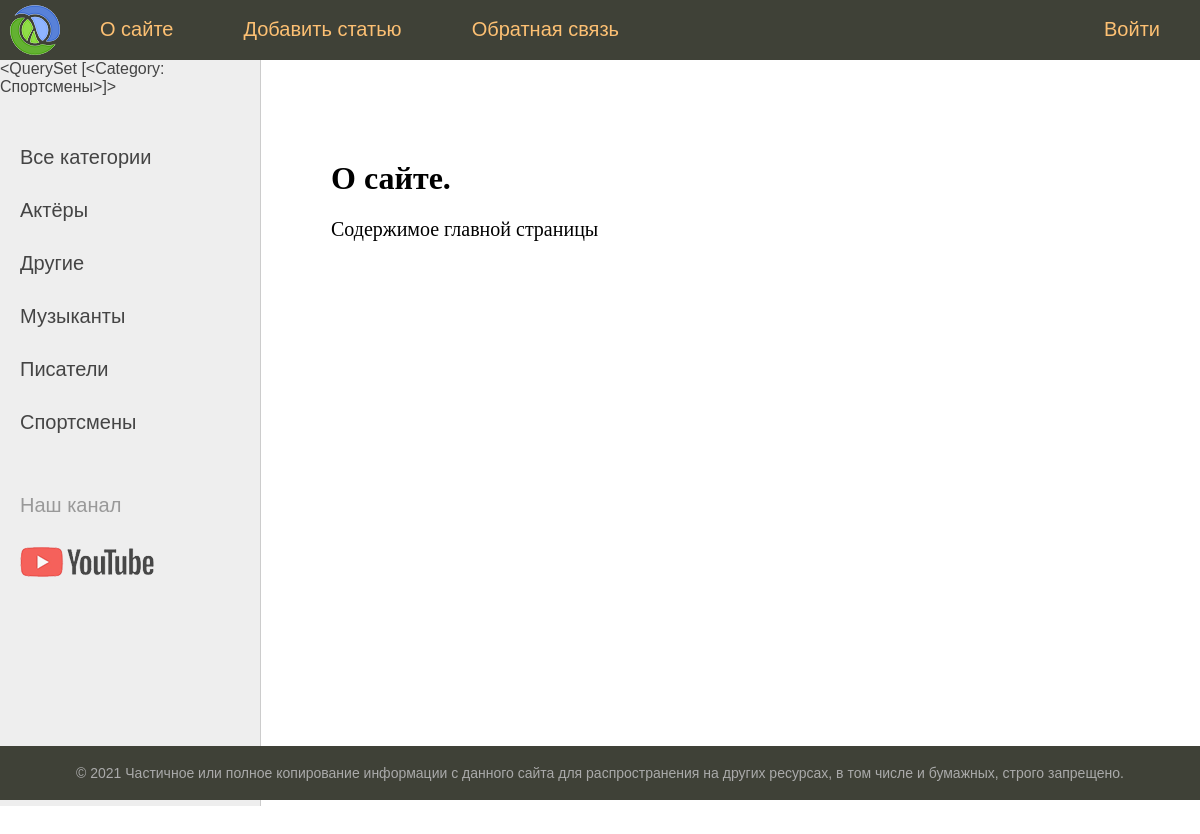
The page /about/ on the database its author committed.
### greats/models.py (models this page shows)
class Category(models.Model):
    name = models.CharField(max_length=100, db_index=True, verbose_name="Категория")
    slug = models.SlugField(max_length=255,unique=True, db_index=True, verbose_name="URL" )
    def get_absolute_url(self):
        return reverse('category', kwargs={'cat_slug':self.slug})
    class Meta:
        verbose_name="Категория"
        verbose_name_plural='Категории'
        ordering=['id']
    def __str__(self):
        return self.name

### greats/views.py (the view)
# urls.py: path('about/', about, name='about'),
def about(request):
    return render(request, 'greats/about.html', {'menu':menu,'title':'О сайте.'})

### greats/templatetags/great_tags.py (called while the page is built)
@register.simple_tag(name='getcats')
def get_categories(filter=None):
    if not filter:
        return Category.objects.all()
    else:
        return Category.objects.filter(pk=filter)

@register.inclusion_tag('greats/list_categories.html')
def show_categories(sort=None, cat_selected=0):
    if not sort:
        cats= Category.objects.all()
    else:
        cats = Category.objects.order_by(sort)
    return {"cats":cats,'cat_selected':cat_selected}

### greats/templates/greats/about.html
{% extends 'greats/base.html' %}
{% block content %}
<h1>{{title}}</h1>
<p>Содержимое главной страницы</p>
{% endblock %}

### greats/templates/greats/base.html (shortened to what this page needs)
{% load static %}
{% load great_tags %}
<!DOCTYPE html>
<html>
<head>
	<link type="text/css" href="{% static 'greats/css/style.css' %}" rel="stylesheet" />
</head>
<body>
<table class="table-page" border=0 cellpadding="0" cellspacing="0">
<tr><td valign=top>
{% block mainmenu %}
		<div class="header">
			<ul id="mainmenu" class="mainmenu">
			<li class="logo"><a href="{% url 'home' %}"><div class="logo"></div></a></li>
{% for m in menu %}
	{% if not forloop.last %}
			<li><a href="{% url m.url_name %}">{{m.title}}</a></li>
	{% else %}
			<li class="last"><a href="{% url m.url_name %}">{{m.title}}</a></li>
	{% endif %}
{% endfor %}
			</ul>
		</div>
{% endblock mainmenu %}
<table class="table-content" border=0 cellpadding="0" cellspacing="0">
<tr>
	<td valign="top" class="left-chapters">
	{% getcats filter=1 %}
	<ul id="leftchapters">
		{% if cat_selected == 0 %}
			<li class="selected">Все категории</li>
		{% else %}
			<li><a href="{% url 'home' %}">Все категории</a></li>
		{% endif %}
		{% show_categories 'name' cat_selected %}
		<li class="share">
		<p>Наш канал</p>
		<a class="share-yt" href="https://www.youtube.com/channel/UClJzWfGWuGJL2t-3dYKcHTA/playlists" target="_blank" rel="nofollow"></a>
		</li>
	</ul>
</td>
<td valign="top" class="content">
	<div class="content-text">
{% block content %}
{% endblock %}
	</div>
</td></tr></table>
</td></tr>
<tr><td valign=top>
	<div id="footer">
		<p align="center">&copy; 2021 Частичное или полное копирование информации с данного сайта для распространения на других ресурсах, в том числе и бумажных, строго запрещено.</p>
	</div>
</td></tr></table>
</body>
</html>

### greats/templates/greats/list_categories.html
		{% for category in cats %}
		{% if cat_selected == category.pk %}
			<li class="selected">{{category.name}}</li>
		{% else %}
			<li><a href="{{category.get_absolute_url}}">{{category.name}}</a></li>
		{% endif %}
		{% endfor %}

### greats/static/greats/css/style.css (style rules this page uses)
html, body { font-family: 'Arial'; margin: 0; padding: 0; height: 100%; width: 100%; color: #444; }
a { color: #0059b2; text-decoration: none; }
.table-page { width: 100%; height: 100%; vertical-align: top; }
.table-page tr { height: 100%; }
.header { background: #3F4137; height: 60px; }
.logo { background: url('../images/logo.png') no-repeat 10px 5px; width: 70px; height: 60px; }
ul.mainmenu { list-style: none; margin: 0; padding: 0; height: 60px; color: #fdc073; font-size: 20px; overflow: hidden; }
ul.mainmenu li { float: left; margin: 18px 40px 0 30px; }
ul.mainmenu li.logo { margin: 0; }
ul.mainmenu li.last { float: right; }
ul.mainmenu li a { color: #fdc073; text-decoration: none; }
.table-content { width: 100%; min-height: 100%; height: 100%; }
.left-chapters { margin: 0; background: #eee; border-right: 1px solid #ccc; min-height: 100%; }
.left-chapters ul { width: 230px; min-height: 100%; margin: 0; padding: 20px 10px 10px 20px; list-style: none; font-size: 20px; }
.left-chapters ul li { margin: 30px 0 0 0; color: #999; }
.left-chapters ul li a { color: #444; text-decoration: none; }
.left-chapters ul li.share { margin: 60px 0 0 0; }
.left-chapters ul li.share p { margin: 30px 0 30px 0; }
.left-chapters ul li.share a { display: inline-block; width: 40px; height: 40px; margin: 0 20px 0 0; }
.left-chapters ul li.share a.share-yt { width: 100%; height: 30px; background: url('../images/share_yt.png') no-repeat 0 0 }
.content { padding: 40px 20px 20px 40px; width: 100%; box-sizing: border-box; }
.content-text { margin: 60px 0 0 30px; color: #000; font-size: 20px; font-family: Yandex Sans Display Light; }
.content-text h1 { font-size: 32px; }
#footer { box-sizing: border-box; background: #3F4137; padding: 5px; color: #aaa; font-size: 14px; font-family: Verdana, Geneva, Arial, Helvetica; text-align: left; overflow: hidden; }

### rows shown on the page
Category: name "<QuerySet [<Category: Спортсмены>]>", name "Спортсмены"
Category: name "Актёры"
Category: name "Другие"
Category: name "Музыканты"
Category: name "Писатели"

### other values the page prints
{{ m.title }} "О сайте" "Добавить статью" "Обратная связь"
{{ m.title }} "Войти"
{{ title }} "О сайте."
